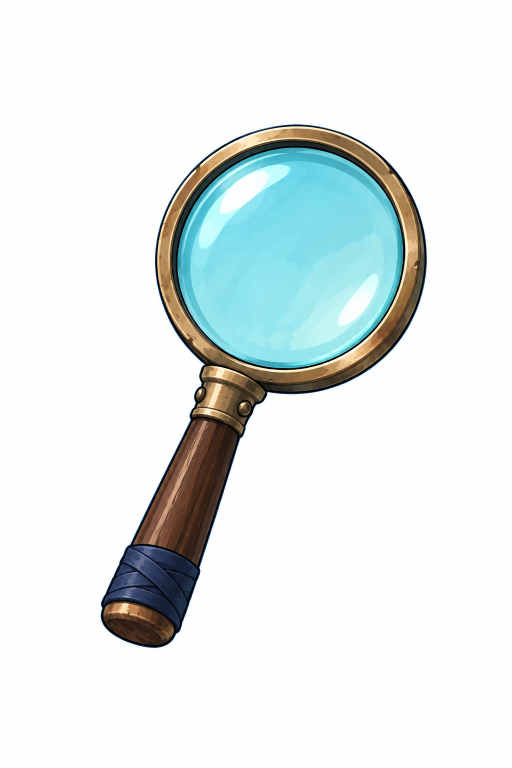
#> input picture prototypes/skill-holo-3d/assets/tiers/C/source.png, 1024 x 1536 px (shown at 1/2 size)
$ python -i prepare_evolution.py   (imports and definitions only)
#> lines starting #> are read from the running program, lines starting #| are printed output that depends on the picture; after the words box and inside, x2 and y2 are one past the last pixel; in counts of white or black regions, pixels touching at a corner belong together
"""User-authorized alpha preparation, registration and typography for lens variants.

Source images are retained verbatim; new PNGs normalize only canvas placement,
remove the generated white backdrop, and derive contours from that same image.
"""
from pathlib import Path
import hashlib
import json
import shutil
import cv2
import numpy as np
from PIL import Image, ImageDraw, ImageFont

ROOT = Path(__file__).resolve().parents[1]
SPECS = {
    'C': ('素木放大镜', '看清线索', '一枚镜片 · 一次聚焦', (610, 860)),
    'R': ('双轴勘察镜', '建立校准', '折叠副镜 · 双轴校准', (790, 1030)),
    'SR': ('三相解析镜', '看见关系', '三相棱镜 · 交叉解析', (850, 1120)),
    'SSR': ('万象重构镜', '重连框架', '开放轨道 · 异构重连', (920, 1170)),
}
FONT = '/System/Library/Fonts/STHeiti Medium.ttc'

def matte(source):
#> called with source = '../assets/tiers/C/source.png'
    im = Image.open(source).convert('RGBA')
    rgba = np.asarray(im).copy()
    if rgba[:, :, 3].min() < 250:
        return im, 'generated alpha preserved'
    rgb = rgba[:, :, :3]
#> rgb is the input picture: shape (1536, 1024, 3); mean R, G, B 228.1, 234.6, 234.1
    # White-generation fallback: neutral near-white backdrop only. Dark outlines
    # protect ivory hardware. Keep every substantial component, including satellites.
    chroma = rgb.max(2).astype(np.int16) - rgb.min(2).astype(np.int16)
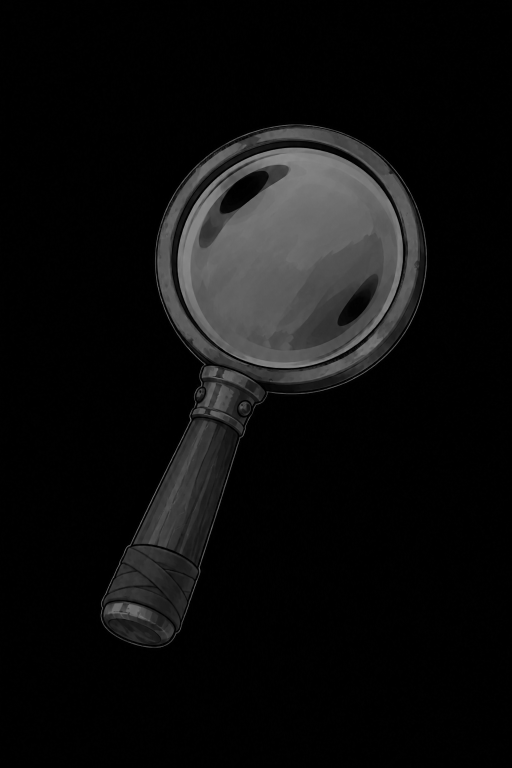
#> chroma: shape (1536, 1024) int16 (shown at 1/2 size); min 0, max 148, mean 14.2
    mask = ((rgb.min(2) < 238) | (chroma > 13)).astype(np.uint8)
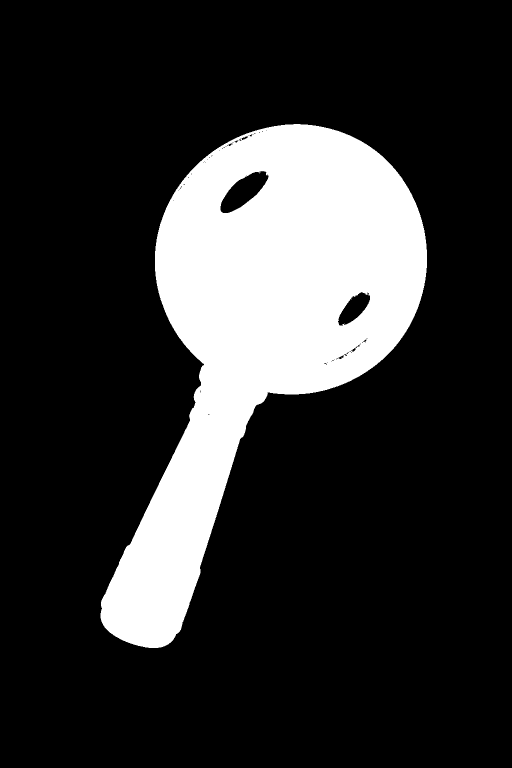
#> mask: shape (1536, 1024) (shown at 1/2 size); values 0 (black) and 1 (white), 19.1% white; 3 white regions (2 under 20 px), largest, box (x1, y1, x2, y2) and area: (201, 248, 854, 1296) 301035
    n, labels, stats, _ = cv2.connectedComponentsWithStats(mask, 8)
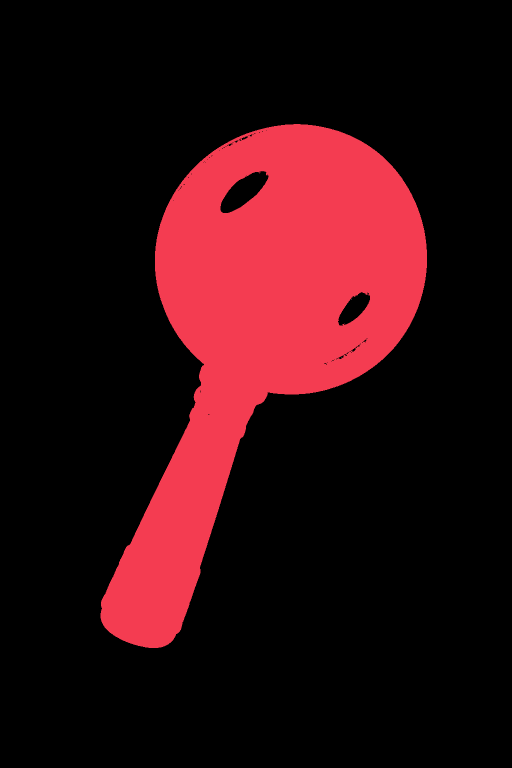
#> labels: shape (1536, 1024) int32 (shown at 1/2 size); 4 distinct labels, from 0 to 3; one colour per label, 0 black
#> n = 4; stats = [[0, 0, 1024, 1536, 1271827], [201, 248, 653, 1048, 301035], [702, 599, 1, 1, 1], [683, 714, 1, 1, 1]]
    keep = np.zeros_like(mask)
    for i in range(1, n):
        if stats[i, cv2.CC_STAT_AREA] > 100:
            keep[labels == i] = 1
    # Restore tiny enclosed white material highlights, preserving structural gaps.
    n, labels, stats, _ = cv2.connectedComponentsWithStats(1 - keep, 8)
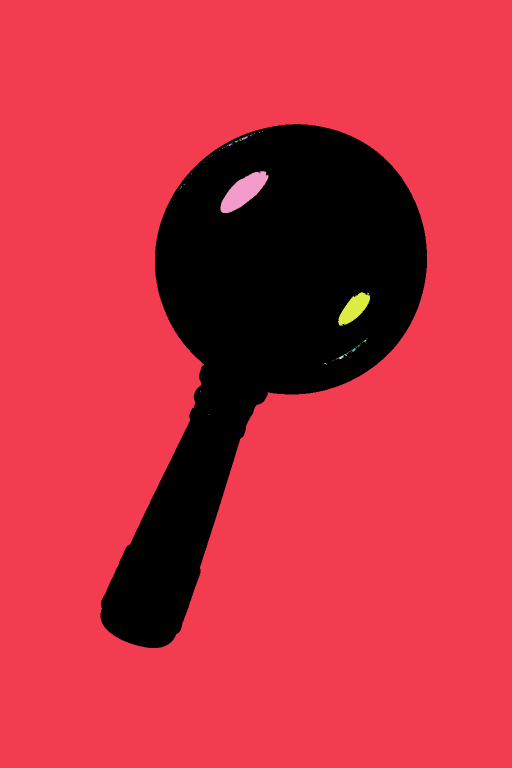
#> labels: shape (1536, 1024) int32 (shown at 1/2 size); 46 distinct labels, from 0 to 45; one colour per label, 0 black
#> n = 46; stats = 46 rows, first 6: [201, 248, 653, 1048, 301035], [0, 0, 1024, 1536, 1265224], [533, 260, 1, 1, 1], [524, 262, 2, 1, 2], [518, 264, 2, 1, 2], [508, 267, 2, 1, 2]
    for i in range(1, n):
        if stats[i, cv2.CC_STAT_AREA] < 1600:
            keep[labels == i] = 1
#> keep: shape (1536, 1024); values 0 (black) and 1 (white), 19.2% white; 1 white region, box (x1, y1, x2, y2) and area: (201, 248, 854, 1296) 301346
    rgba[:, :, 3] = cv2.GaussianBlur(keep * 255, (3, 3), .45)
    return Image.fromarray(rgba), 'white-background matte, small enclosed highlights restored; structural gaps retained'

# [60 lines left out: functions make_text, main, not called in this run]

# [1 line not run here, left out]

>>> result = matte('../assets/tiers/C/source.png')
